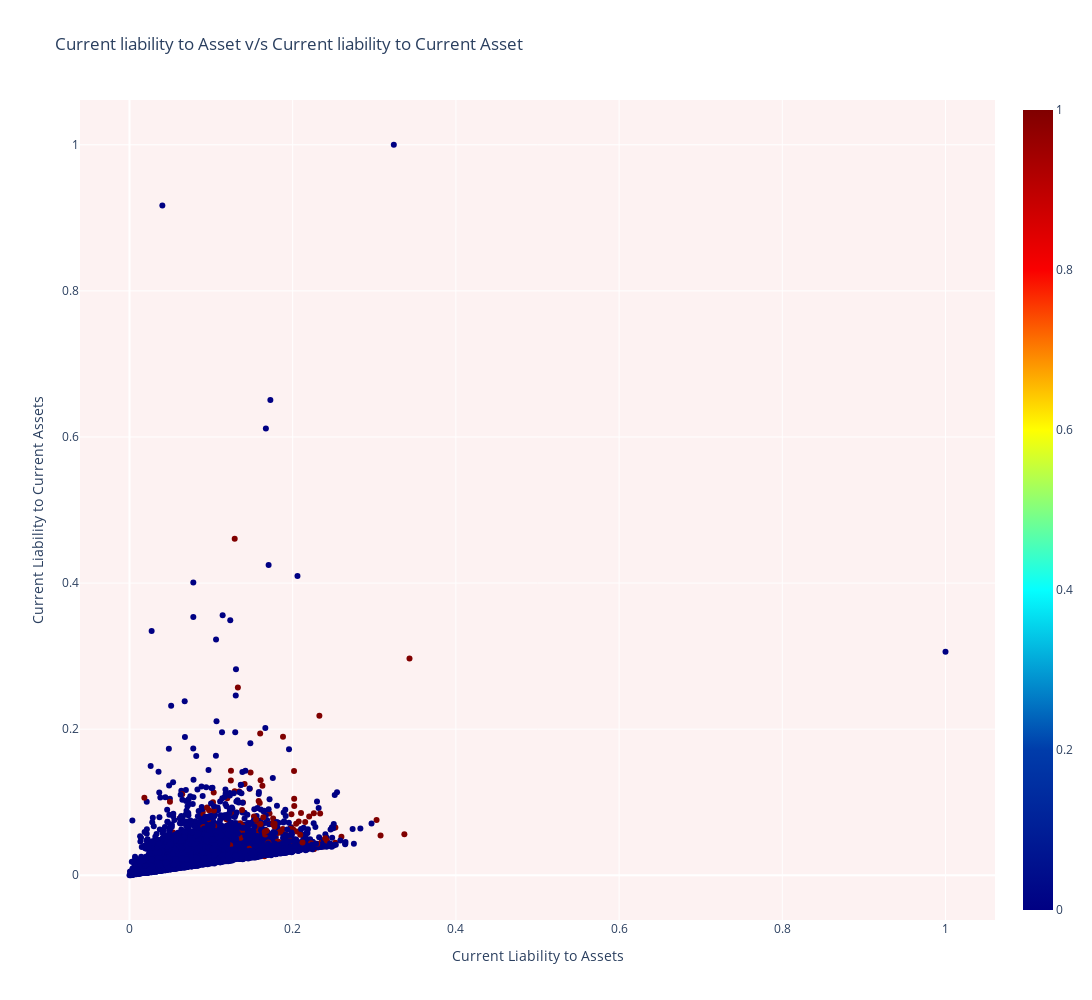

Notebook code for this chart:
### Code cell
fig = go.Figure(go.Scatter(x=scatter_data[' Current Liability to Assets'], y = scatter_data[' Current Liability to Current Assets'], mode='markers', marker=dict(color = scatter_data['Bankrupt?'], colorscale='Jet', showscale=True)))
fig.update_layout(
    title="Current liability to Asset v/s Current liability to Current Asset",
    autosize=False,
    width=1500,
    height=1000,
    paper_bgcolor="White",
    plot_bgcolor='rgba(247, 207, 207, 0.27)',
    xaxis = dict(title = 'Current Liability to Assets'),
    yaxis = dict(title = 'Current Liability to Current Assets')
)
fig.show()

### Figure 1 — Plotly figure (JSON) as saved in the notebook; plotly's stock layout.template omitted (floating-point values rounded to 4 significant figures; data arrays with more than 128 entries replaced by an {"elided": "..."} marker saying what was removed)
{"data": [{"marker": {"color": {"elided": "6819 int values"}, "colorscale": [[0, "rgb(0,0,131)"], [0.2, "rgb(0,60,170)"], [0.4, "rgb(5,255,255)"], [0.6, "rgb(255,255,0)"], [0.8, "rgb(250,0,0)"], [1, "rgb(128,0,0)"]], "showscale": true}, "mode": "markers", "type": "scatter", "x": {"elided": "6819 float values"}, "y": {"elided": "6819 float values"}}], "layout": {"autosize": false, "height": 1000, "paper_bgcolor": "White", "plot_bgcolor": "rgba(247, 207, 207, 0.27)", "title": {"text": "Current liability to Asset v/s Current liability to Current Asset"}, "width": 1500, "xaxis": {"autorange": true, "range": [-0.05911, 1.059], "title": {"text": "Current Liability to Assets"}, "type": "linear"}, "yaxis": {"autorange": true, "range": [-0.06126, 1.061], "title": {"text": "Current Liability to Current Assets"}, "type": "linear"}}}
